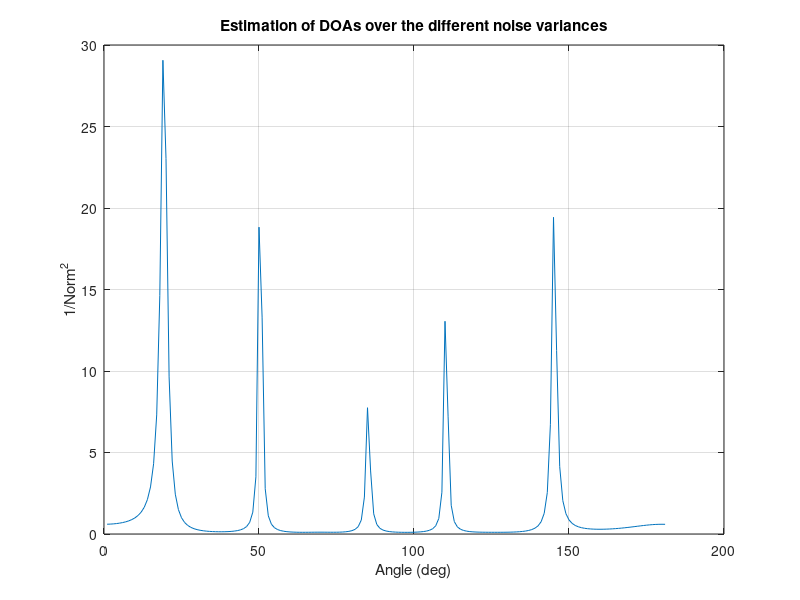

This figure's MATLAB source: (Note: this script raises an error after producing the figure.)
% Direction of Arrival Estimation, i.e., Spatial Spectrum Estimation

% MUSIC: Multiple Signal Classification
clc;
clear;
delete(findall(0, 'Type', 'figure'));

% STEP a: Simulating the Narrowband Sources %%%%%%%%%%%%%%%%%%%%%%%%%%%%%%
p = 100; % Number of time snapshots
fs = 10^7; % Sampling frequency
fc = 10^6; % Center frequency of narrowband sources
M = 10; % Number of array elements, i.e., sensors or antennas
N = 5; % Number of sources
sVar = 1; % Variance of the amplitude of the sources

% p snapshots of N narrowband sources with random amplitude of mean zero
% and covariance 1
s = sqrt(sVar)*randn(N, p).*exp(1i*(2*pi*fc*repmat([1:p]/fs, N, 1)));
% STEP a: Simulating the Narrowband Sources %%%%%%%%%%%%%%%%%%%%%%%%%%%%%%


% STEP b: Mixing the sources and getting the sensor signals %%%%%%%%%%%%%%
doa = [20; 50; 85; 110; 145]; %DOAs
cSpeed = 3*10^8 ; % Speed of light
dist = 150; % Sensors (i.e., antennas) spacing in meters

% Constructing the Steering matrix
A = zeros(M, N);
for k = 1:N
    A(:, k) = exp(-1i*2*pi*fc*dist*cosd(doa(k))*(1/cSpeed)*[0:M-1]'); 
end

noiseCoeff = 1; % Variance of added noise
x = A*s + sqrt(noiseCoeff)*randn(M, p); % Sensor signals
% STEP b: Mixing the sources and getting the sensor signals %%%%%%%%%%%%%%


% STEP c: Estimating the covariance matrix of the sensor array %%%%%%%%%%%
R = (x*x')/p; % Empirical covariance of the antenna data
% STEP c: Estimating the covariance matrix of the sensor array %%%%%%%%%%%


% STEP d: Finding the noise subspace and estimating the DOAs %%%%%%%%%%%%%
[V, D] = eig(R);
noiseSub = V(:, 1:M-N); % Noise subspace of R

theta = 0:1:180; %Peak search
a = zeros(M, length(theta));
res = zeros(length(theta), 1);
for i = 1:length(theta)
    a(:, i) = exp(-1i*2*pi*fc*dist*cosd(i)*(1/cSpeed)*[0:M-1]');
    res(i, 1) = 1/(norm(a(:, i)'*noiseSub).^2);
end

[resSorted, orgInd] = sort(res, 'descend');
DOAs = orgInd(1:N, 1);
% STEP d: Finding the noise subspace and estimating the DOAs %%%%%%%%%%%%%

%%
clc;
clear;
delete(findall(0, 'Type', 'figure'));

% STEP e: Repeating the experiment for different parameters %%%%%%%%%%%%%%
DOAs1 = [];
DOAs2 = [];
DOAs3 = [];
p = 100; % Number of time snapshots
fs = 10^7; % Sampling frequency
fc = 10^6 ; % Center frequency of narrowband sources
M = 10; % Number of array elements, i.e., sensors or antennas
N = 5; % Number of sources
doa = [20; 50; 85; 110; 145]; %DOAs
cSpeed = 3*10^8 ; % Speed of light

%%% PART 1, repeating for different noise variances
dist = 150;
sVar = 1;

s = sqrt(sVar)*randn(N, p).*exp(1i*(2*pi*fc*repmat([1:p]/fs, N, 1)));

A = zeros(M, N);
for k = 1:N
    A(:, k) = exp(-1i*2*pi*fc*dist*cosd(doa(k))*(1/cSpeed)*[0:M-1]'); 
end

noiseV = [1, 5, 10, 20, 35, 50];
for i = 1:size(noiseV, 2)
    noiseCoeff = noiseV(i); % Variance of added noise
    
    x = A*s + sqrt(noiseCoeff)*randn(M, p); % Sensor signals
    R = (x*x')/p; % Empirical covariance of the antenna data
    
    [V, D] = eig(R);
    noiseSub = V(:, 1:M-N); % Noise subspace of R
    
    theta = 0:1:180; %Peak search
    a = zeros(M, length(theta));
    res = zeros(length(theta), 1);
    for j = 1:length(theta)
        a(:, j) = exp(-1i*2*pi*fc*dist*cosd(j)*(1/cSpeed)*[0:M-1]');
        res(j, 1) = 1/(norm(a(:, j)'*noiseSub).^2);
    end
    [resSorted, orgInd] = sort(res, 'descend');
    DOAs1 = [DOAs1, orgInd(1:N, 1)]; 
    
    figure;
    plot(res);
    xlabel('Angle (deg)');
    ylabel('1/Norm^2');
    title ('Estimation of DOAs over the different noise variances')
    grid;
    
    % According to the results, we can infer that there is a negative correlation
    % between the noise variance and the accuracy of estimation, i.e., the latter
    % decreases as we increase the former. This is because the peaks are became
    % less sharp and some fake peaks are generated in some cases.
    
    % If we start from the largest eigen value to the smallest one in the 
    % corresponding diagonal matrix and calculate the difference between
    % i-th and (i-1)-th eigen values, we observe that for low noise cases,  
    % there are approximately M-N larger eigen values which among them, the  
    % difference between i-th and (i-1)-th one is much greater than the
    % corresponding figure for the remaining eigen values. Hence we can
    % conclude that M-N is the number of sources.
    
    % This function can give an estimation of the number of sources
    disp (['Estimated number of sources (noise variance = ', ...
        num2str(noiseCoeff),'): ', num2str(numSources(D))]);
    
end
%%
%%% PART 2, repeating for different inter-spacing between antennas
noiseCoeff = 5; % Variance of added noise
sVar = 1;

s = sqrt(sVar)*randn(N, p).*exp(1i*(2*pi*fc*repmat([1:p]/fs, N, 1)));

distV = [50, 100, 150, 200, 253]; % Differenet spacings in meters
for i = 1:size(distV, 2)
    dist = distV(i);
    
    A = zeros(M, N);
    for k = 1:N
        A(:, k) = exp(-1i*2*pi*fc*dist*cosd(doa(k))*(1/cSpeed)*[0:M-1]'); 
    end
    
    x = A*s + sqrt(noiseCoeff)*randn(M, p); % Sensor signals
    R = (x*x')/p; % Empirical covariance of the antenna data
    
    [V, D] = eig(R);
    noiseSub = V(:, 1:M-N); % Noise subspace of R
    
    theta = 0:1:180; %Peak search
    a = zeros(M, length(theta));
    res = zeros(length(theta), 1);
    for j = 1:length(theta)
        a(:, j) = exp(-1i*2*pi*fc*dist*cosd(j)*(1/cSpeed)*[0:M-1]');
        res(j, 1) = 1/(norm(a(:, j)'*noiseSub).^2);
    end
    [resSorted, orgInd] = sort(res, 'descend');
    DOAs2 = [DOAs2, orgInd(1:N, 1)]; 
    
    figure;
    plot(res);
    xlabel('Angle (deg)');
    ylabel('1/Norm^2');
    title ('Estimation of DOAs over the different inter-spacing between antennas')
    grid; 

    % According to the results, we can observe that (very) large or (very)
    % small spacing between antennas can result in low accuracy of
    % estimation due to the generation of small and/or fake peaks. Thus,
    % there is an optimum value for inter-spacing between antennas and can
    % be calculated by doing a sweep on its corresponding variable.
    
end

%%% PART 3, repeating for different variances of the amplitude of sources
noiseCoeff = 5; % Variance of added noise
dist = 150;
sVarV = [0.01, 0.1, 1, 5, 10]; % Differenet amplitude variances
for i = 1:size(sVarV, 2)
    sVar = sVarV(i); % Variance of the amplitude of the sources
    s = sqrt(sVar)*randn(N, p).*exp(1i*(2*pi*fc*repmat([1:p]/fs, N, 1)));
    
    A = zeros(M, N);
    for k = 1:N
        A(:, k) = exp(-1i*2*pi*fc*dist*cosd(doa(k))*(1/cSpeed)*[0:M-1]'); 
    end
    
    x = A*s + sqrt(noiseCoeff)*randn(M, p); % Sensor signals
    R = (x*x')/p; % Empirical covariance of the antenna data
    
    [V, D] = eig(R);
    noiseSub = V(:, 1:M-N); % Noise subspace of R
    
    theta = 0:1:180; %Peak search
    a = zeros(M, length(theta));
    res = zeros(length(theta), 1);
    for j = 1:length(theta)
        a(:, j) = exp(-1i*2*pi*fc*dist*cosd(j)*(1/cSpeed)*[0:M-1]');
        res(j, 1) = 1/(norm(a(:, j)'*noiseSub).^2);
    end
    [resSorted, orgInd] = sort(res, 'descend');
    DOAs3 = [DOAs3, orgInd(1:N, 1)]; 
    
    figure;
    plot(res);
    xlabel('Angle (deg)');
    ylabel('1/Norm^2');
    title ('Estimation of DOAs over the differenet sources amplitude variances')
    grid;
    
    % According to the results, we can infer that there is a positive
    % correlation between the the variance of the amplitude of the sources 
    % and the accuracy of estimation, i.e., the latter increases as we
    % increase the former. This is because the peaks are became sharper and 
    % larger, and also fake peaks are prevented.

end
% STEP e: Repeating the experiment for different parameters %%%%%%%%%%%%%%
